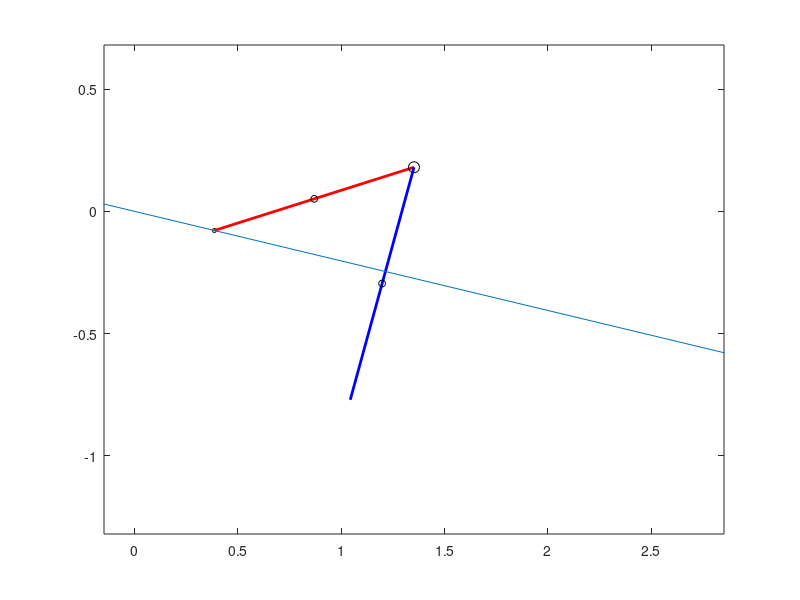
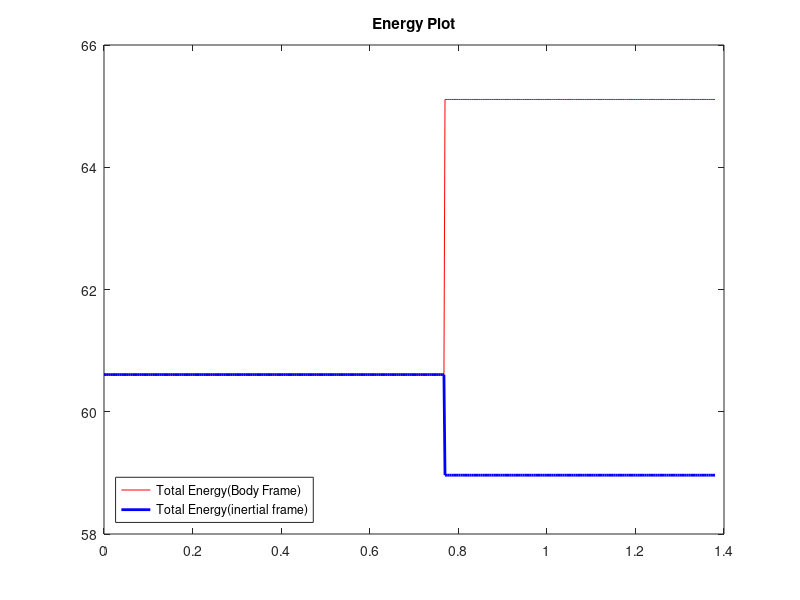
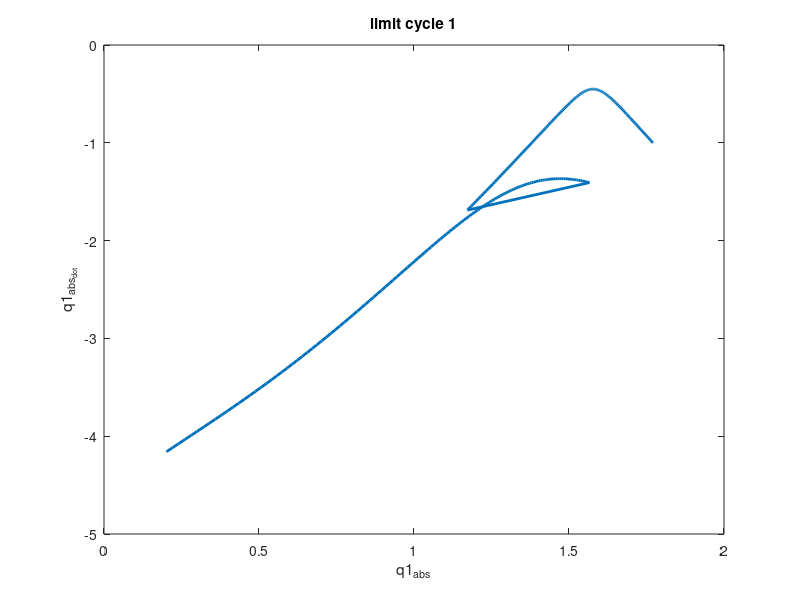
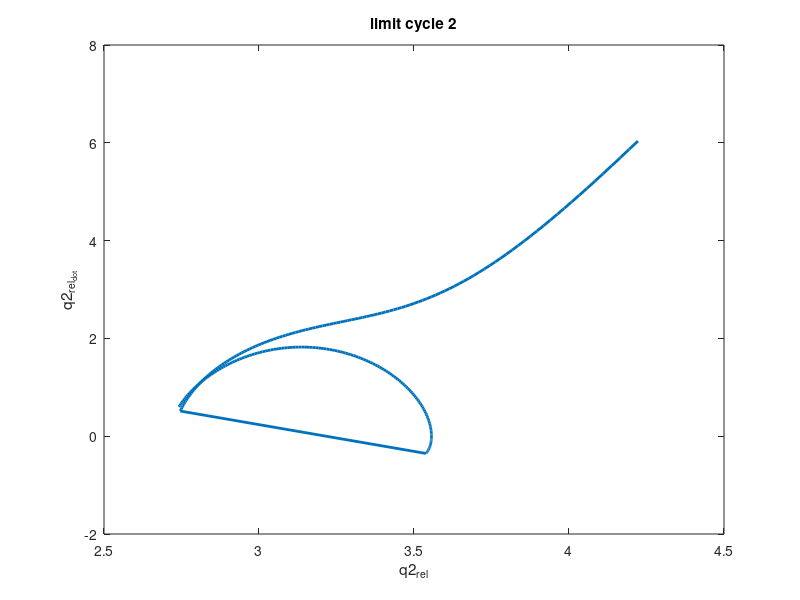

These figures' MATLAB source, in order: (Note: a time limit stopped this script after it produced the figures.)
% Programmer : Manish Sharma
% IIIT- Allahabad

function [] = manish_acrobot()
clear functions % This line is really needed, damn!
close all;
clear all;
clc;

global control;
T_final=500;             %duration of animation  in seconds
animate = 1;
control = 0;

%%%%%%%%% INITIALIZE PARAMETERS %%%%%%
%Mechanical parameters.
global m Mh L a g gamma;
m  =  2;    
Mh =  4;  % masses

L = 1;
a = 0.5;
g   =  9.81;
%gamma = 0.033; % max value of slope for stability without control
%gamma = .2;
%gamma = -0.002
%gamma = 0.030; % at kp = 50 stable
%gamma = 0.020; % at kp = 50 bifurcation observed
%gamma = 0.02; % at kp = 25 stable
%gamma = 0.01; % at kp = 25 stable but probably not converged
%gamma = 0.01; % at kp = 5 stable
%gamma = 0.0; % at kp = 5 stable
%gamma = -0.01; % at kp = -25 stable
%gamma = 0.20
%gamma = 0.02;
gamma = 0.2;


global kp;


global tou_t t_t;
tou_t = [];
t_t = [];
% Initial conditions and other settings.
framespersec=10;  %if view is not speeded or slowed in dbpend_animate
tspan=linspace(0,T_final,T_final*framespersec);

q1    = pi/2+0.2; %angle made by link1 with vertical
if(control == 1)
    q1    = pi/2+0.1; %angle made by link1 with vertical
end
u1    = -1.0;        %abslolute velocity of link1   
q2    = pi-0.4;      %angle made by link2 with vertical
u2    = +.6;        %abslolute velocity of link2



x0=[q1;u1;q2;u2];

options=odeset('abstol',1e-13,'reltol',1e-13,'Events',@events);

%%%%%%% INTEGRATOR or ODE SOLVER %%%%%%%
x_new = 0;
te = [];xe =[];toue=[];
z1 = 0;
z2 = 0;
% steps taking
frequency = 200; % Hz
global counter control_counter_max flag tou;
control_counter_max = 40; %should be an even number
tspan = [0,1/frequency];

counter = 1;
i = 0;
te = 0;
xe = [x0' 0 0];
vel_horiz = [],vel_vert = [];
t22 = [];

% gamma = rand/20
    kp = 2500*(gamma-0.01);
    if(kp >100)
        kp = 100;
    end
    kp
%kp = 5
steps_count = 10;
while (i<steps_count)
    
    
    %flag
    %this flag is used to avoid update of control value while in between
    %the tspan time period
    %control var is edited when flag == 1 and not edited when flag ==0
    %in the first iteration itself flag is set to zero from 1
    
    flag = 1;
    [t,x,TE,YE,IE] = ode45(@db_manish,tspan,x0,options);
    %counter
    %increment counter after each sampling period it keeps the track when
    %the control has to be switched off 
    counter = counter+1;
    toue = [toue; tou];
    
    x = [x(1,:);x(end,:)];
    x = [x,repmat(z1,2,1),repmat(z2,2,1)];
    te = [te ; t(end)];
    xe = [xe ; x(end,:)];
    q1 = x(end,1);
    dq1 = x(end,2);
    horiz_velocity = L*dq1*cos(q1-pi/2);
    vert_velocity = L*dq1*sin(q1-pi/2);
    vel_horiz = [vel_horiz horiz_velocity];
    vel_vert = [vel_vert vert_velocity];
    t22 = [t22 t(end)];
    if(isempty(IE))
        x0 = xe(end,1:4);
        tspan = [te(end),te(end)+1/frequency];
        continue;
    end
    
    if(IE == 2)
        display('Model crashed');
        break;
    end
    
    q1 = xe(end,1);q2 = xe(end,3);
    t_final2 = (ceil(te(end)*frequency))/frequency;
    if(t_final2 == te(end))
        t_final2 = te(end) + 1/frequency;
    end
    tspan=[te(end),t_final2];
    x0 = impact_grizzly(xe(end,:));
    x0 = x0(1:4);
    
    te = te(1:end);
    xe = xe(1:end,:);
    
    %tspan=linspace(te(end),T_final,(T_final)*framespersec);
    z1 = z1 + L*cos(q1) + L*cos(q1+q2); %position of pivot
    z2 = z2 + L*sin(q1) + L*sin(q1+q2);
    
    if(te(end) >= T_final - 1/frequency )
        display('Final time end');
        break
    end
    
    %reinitialize control counter
    counter = 1;
    %save torque values
    i= i+1;
    i
    display('Step complete');
%     gamma = rand/20
%     kp = 5^(gamma*100);
%     if(kp >100)
%         kp = 100;
%     end
%     kp  
%    
end


%%%%%%% POSTPROCESSING %%%%%%%%%%%%%%%%
% A routine to animate the results
% To speed up change the framespersecond
if(animate == 1)
    figure(1)
    
    for i=1:2:length(te)-2
                
        pause(te(i+2)-te(i));
                
        q1 = xe(i,1);
        q2 = xe(i,3);
        z1 = xe(i,5);
        z2 = xe(i,6);
        
        xm1=z1+L*cos(q1);
        ym1=z2+L*sin(q1);
        x_m00 = z1+(L-a)*cos(q1);
        y_m00 = z2+(L-a)*sin(q1);
        xm2=xm1+L*cos(q1+q2);
        ym2=ym1+L*sin(q1+q2);
        x_m11 = xm1 + a*cos(q1+q2);
        y_m11 = ym1 + a*sin(q1+q2);
        
        plot(z1,z2,'ko','MarkerSize',3); %pivot point
        hold on
        plot([z1 xm1],[z2 ym1],'r','LineWidth',2);% first pendulum
        plot(x_m00,y_m00,'ko','MarkerSize',5); %pivot m1 point
        plot(xm1,ym1,'ko','MarkerSize',8); %pivot Mh point
        plot([xm1 xm2],[ym1 ym2],'b','LineWidth',2);% second pendulum
        plot(x_m11,y_m11,'ko','MarkerSize',5); % m2 pivot point
        rr1 = xm1 + L*sin(pi/2-q1);
        rr2 = ym1 - L*cos(pi/2-q1);
        plot([z1-10*cos(gamma),z1+10*cos(gamma)],[z2+10*sin(gamma),z2-10*sin(gamma)]) %plot floor
        %plot([-10*cos(gamma),+10*cos(gamma)],[+10*sin(gamma),-10*sin(gamma)]) %plot floor
        %axis([-1*L 8*L -1*L 1*L]);
        axis([xm1-1.5*L xm1+1.5*L ym1-1.5*L ym1+0.5*L]);
        %axis square
        hold off
        
    end
end
%energy plot
for i=1:length(te)
    [TE_body(i) TE_inertial(i)] = energy(xe(i,:));
end
%TE_diff = diff(TE);
figure(2)
%plot(TE_diff(1:end-1));
plot(te,TE_body,'r',te,TE_inertial,'b','LineWidth',2);
legend('Total Energy(Body Frame)','Total Energy(inertial frame)','Location','SouthWest');
title('Energy Plot');

%limit cycle plot
figure(3);
plot(xe(:,1),xe(:,2),'LineWidth',2);
title('limit cycle 1');
xlabel('q1_{abs}');ylabel('q1_{abs_{dot}}');

figure(4);
plot(xe(:,3),xe(:,4),'LineWidth',2);
title('limit cycle 2');
xlabel('q2_{rel}');ylabel('q2_{rel_{dot}}');

%stride length plot
figure(5);
plot(te(1:end-1),diff(xe(:,5)),'LineWidth',2);
title('stride length');
xlabel('time(s)');ylabel('length(m)');

%joint velocities
figure(6)
plot(te,xe(:,2),te,xe(:,4),'LineWidth',2);
legend('q1_{abs_{dot}}','q2_{rel_{dot}}')
title('Joint Velocities');


figure(7)
plot(t22,vel_horiz,t22,vel_vert,'LineWidth',2)
legend('horizontal velocity','vertical velocity');
title('hip velocities');

%hip trajectory
figure(8)
plot(te,xe(:,5)+L*cos(xe(:,1)),'r','LineWidth',2)
hold on;
plot(te,xe(:,6)+L*sin(xe(:,1)),'b','LineWidth',2)
xlabel('time(t)');ylabel('position(m)')
title('hip position in inertial frame');
legend('horizontal position','vertical position');

hold off
figure(9)
plot(te,L*cos(xe(:,1)),'r','LineWidth',2)
hold on;
plot(te,L*sin(xe(:,1)),'b','LineWidth',2)
xlabel('time(s)');ylabel('position(m)')
title('hip position in body frame');
legend('horizontal position','vertical position','Location','SouthWest');
axis([0 te(end) -0.3 1.1]);
%torque_plot
figure(10)
plot(te(1:length(te)-1,:),toue,'LineWidth',1)
xlabel('time(s)');ylabel('Torque');
title('torque Applied at hip');

%close all;
end


function zdot=db_manish(t,z)

global m Mh L a g;
global counter control_counter_max flag tou control gamma kp;
persistent v tou_copy;

q1 = z(1);dq1 = z(2);q2 = z(3);dq2 = z(4);  

D = ...
     [ (m*(2*L^2 + 4*cos(q2)*L*a + 2*a^2))/2 + L^2*Mh + m*(L - a)^2, a*m*(a + L*cos(q2));...
     a*m*(a + L*cos(q2)),               a^2*m];
M11 = D(1,1);
M12 = D(1,2);
M21 = D(2,1);
M22 = D(2,2);

C = ...
    [ -L*a*dq2*m*sin(q2), -L*a*m*sin(q2)*(dq1 + dq2);...
    L*a*dq1*m*sin(q2),                          0];
C11 = C(1,1);
C12 = C(1,2);
C21 = C(2,1);
C22 = C(2,2);

G = ...
    [g*m*(a*cos(q1 + q2) + L*cos(q1)) + L*Mh*g*cos(q1) + g*m*cos(q1)*(L - a);...
    a*g*m*cos(q1 + q2)];
G1 = G(1);
G2 = G(2);

horiz_velocity = L*dq1*cos(q1-pi/2);

optimal_horiz = -1;
if(counter == 1 && flag == 1)
    err = (horiz_velocity-optimal_horiz);
    %v = (-100+(gamma-0.10)*100)*err;% 
    %v = (-75)*err;% 
    %v = -100*err;
    v = -kp*err;
    tou_copy = -(M21/M11)*(C11*dq1 + C12*dq2 + G1) + C21*(dq1 + C22*dq2 + G2) +(M22 - (M21*M12)/M11)*v;
    flag = 0;
end
%%%%%%%%%%%%%%%%%%%%%%%%%
if(counter <= control_counter_max/2)
    tou = tou_copy;
end
if(counter > control_counter_max/2 && counter <= control_counter_max)
    tou = -tou_copy;
end
if(counter >control_counter_max)
    tou = 0;
end
   
% to switch of the control
if(control == 0)
    tou = 0;
end

qdot = D \ (-C*[dq1;dq2]-G + [0;1]*tou);
zdot = [dq1;qdot(1);dq2;qdot(2)];

end

function [value,isterminal,direction] = events(t,z,flag)
global L gamma;
q1 = z(1);
q2 = z(3);
xm1=+L*cos(q1);
ym1=L*sin(q1);
xm2=xm1+L*cos(q1+q2);
ym2=ym1+L*sin(q1+q2);
x = (z(4)+z(2)>0); % absolute velocity of link 2 should be negative

value(1) = ym2 + x + xm2*tan(gamma);     % detect height of impact= 0
value(2) = ym1-0.2;               %height of hip

isterminal(1) = 1;   % stop the integration
isterminal(2) = 1;   
direction(1) = -1;
direction(2) = -1;   % negative direction
end


function x_new=impact_grizzly(x)

global m Mh L a g;
q1=x(1); q2=x(3);
De = ...
    [                      L^2*Mh + 2*L^2*m + 2*a^2*m - 2*L*a*m + 2*L*a*m*cos(q2), a*m*(a + L*cos(q2)), - m*(a*sin(q1 + q2) + L*sin(q1)) - m*sin(q1)*(L - a) - L*Mh*sin(q1), m*(a*cos(q1 + q2) + L*cos(q1)) + m*cos(q1)*(L - a) + L*Mh*cos(q1);...
                                                              a*m*(a + L*cos(q2)),               a^2*m,                                                   -a*m*sin(q1 + q2),                                                  a*m*cos(q1 + q2);...
      - (m*(2*a*sin(q1 + q2) + 2*L*sin(q1)))/2 - m*sin(q1)*(L - a) - L*Mh*sin(q1),   -a*m*sin(q1 + q2),                                                            Mh + 2*m,                                                                 0;...
        (m*(2*a*cos(q1 + q2) + 2*L*cos(q1)))/2 + m*cos(q1)*(L - a) + L*Mh*cos(q1),    a*m*cos(q1 + q2),                                                                   0,                                                          Mh + 2*m];


E = ...
    [ - L*sin(q1 + q2) - L*sin(q1), -L*sin(q1 + q2), 1, 0;...
        L*cos(q1 + q2) + L*cos(q1),  L*cos(q1 + q2), 0, 1];

%tmp_vec=inv([De -E';E zeros(2)])*[De*[x(2);x(4);zeros(2,1)];zeros(2,1)];  
tmp_vec=([De -E';E zeros(2)])\[De*[x(2);x(4);zeros(2,1)];zeros(2,1)];  

%position updates
x_new(1)=q1+q2-pi;
x_new(3)=2*pi - q2;
%velocities updates
x_new(2)=tmp_vec(1)+tmp_vec(2);
x_new(4)=-tmp_vec(2);
%forces at point of impact these values are generally
% used to verify the veracity of the impact model
% for more details refer the Eric Westerwellt and grizzle bipedal control book
x_new(5)=tmp_vec(3);
x_new(6)=tmp_vec(4);
                                         
end


function [TE_body TE_inertial] = energy(x)
    global m Mh L a g;
    q1 = x(1);
    q2 = x(3);
    dq1 = x(2);
    dq2 = x(4);
    y = x(6);
    KE = (m*(L^2*dq1^2 + 2*cos(q2)*L*a*dq1^2 + 2*cos(q2)*L*a*dq1*dq2 + a^2*dq1^2 + 2*a^2*dq1*dq2 + a^2*dq2^2))/2 + (L^2*Mh*dq1^2)/2 + (dq1^2*m*(L - a)^2)/2;
    PE_body = g*m*(a*sin(q1 + q2) + L*sin(q1)) + Mh*g*(L*sin(q1)) + g*m*((L - a)*sin(q1));
    PE_inertial = g*m*(a*sin(q1 + q2) + L*sin(q1) + y) + Mh*g*(L*sin(q1) + y) + g*m*((L - a)*sin(q1) + y);
    TE_body = KE + PE_body;
    TE_inertial = KE + PE_inertial;
end
